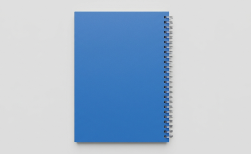
#> input picture images/Object_book.png, 251 x 154 px
$ python -i edge_detection.py   (imports and definitions only)
#> lines starting #> are read from the running program, lines starting #| are printed output that depends on the picture; after the words box and inside, x2 and y2 are one past the last pixel; in counts of white or black regions, pixels touching at a corner belong together
#> further down, picture is the input picture: shape (154, 251, 3); mean B, G, R 209.3, 188.1, 168.9
### utils/image_io.py
"""
Image I/O utilities for loading, saving, and converting images.

Uses OpenCV for basic I/O operations (allowed by project spec).
All images are stored in BGR format internally (OpenCV convention).
"""

import os
from typing import Optional, Tuple

import cv2
import numpy as np

from utils.types import ImageArray


# [29 lines left out: functions load_image, save_image, not called in this run]


def bgr_to_rgb(image: ImageArray) -> ImageArray:
    """Convert BGR image to RGB."""
    return cv2.cvtColor(image, cv2.COLOR_BGR2RGB)


def rgb_to_bgr(image: ImageArray) -> ImageArray:
    """Convert RGB image to BGR."""
    return cv2.cvtColor(image, cv2.COLOR_RGB2BGR)


def bgr_to_gray(image: ImageArray) -> ImageArray:
    """Convert BGR image to grayscale using luminosity weights."""
    return cv2.cvtColor(image, cv2.COLOR_BGR2GRAY)


def bgr_to_hsv(image: ImageArray) -> ImageArray:
    """Convert BGR image to HSV color space."""
    return cv2.cvtColor(image, cv2.COLOR_BGR2HSV)


def gray_to_bgr(image: ImageArray) -> ImageArray:
    """Convert single-channel grayscale to 3-channel BGR."""
    return cv2.cvtColor(image, cv2.COLOR_GRAY2BGR)


# [45 lines left out: functions resize_image, get_image_dimensions, not called in this run]

### core/preprocessing/filtering.py
"""
Spatial filtering utilities.

Provides Gaussian blur, median filtering, and 2-D convolution.
Uses cv2.filter2D for fast convolution (filtering is an allowed
basic operation per the project spec).  Custom kernel creation
is still implemented from scratch.
"""

import cv2
import numpy as np

from utils.types import ImageArray


def create_gaussian_kernel(size: int, sigma: float) -> np.ndarray:
    """Create a 2-D Gaussian kernel from scratch.

    Args:
        size: Kernel side length (must be odd).
        sigma: Standard deviation of the Gaussian.

    Returns:
        Normalised 2-D kernel of shape ``(size, size)``.
    """
    if size % 2 == 0:
        size += 1

    half = size // 2
    ax = np.arange(-half, half + 1, dtype=np.float64)
    xx, yy = np.meshgrid(ax, ax)
    kernel = np.exp(-(xx ** 2 + yy ** 2) / (2.0 * sigma ** 2))
    return kernel / kernel.sum()


def convolve2d(image: np.ndarray, kernel: np.ndarray) -> np.ndarray:
    """Fast 2-D convolution of *image* with *kernel*.

    Uses cv2.filter2D (a basic filtering operation allowed by the
    project spec) for performance.  Works on single-channel arrays.
    """
    return cv2.filter2D(
        image.astype(np.float64), -1, kernel,
        borderType=cv2.BORDER_REFLECT,
    )


# [24 lines left out: functions gaussian_blur, median_filter, not called in this run]

### core/detection/edge_detection.py
"""
Edge-Based Object Detection.

Implements Sobel and Canny edge detectors with custom kernels but
fast cv2-based convolution.  Edge overlap matching uses vectorized
NumPy for performance.
"""

import time
from typing import List, Optional

import cv2
import numpy as np
from scipy.signal import fftconvolve

from utils.types import ImageArray, DetectionResult
from utils.image_io import bgr_to_gray, resize_image
from core.preprocessing.filtering import convolve2d, create_gaussian_kernel


# 3×3 Sobel kernels (defined from scratch)
SOBEL_X = np.array([[-1, 0, 1], [-2, 0, 2], [-1, 0, 1]], dtype=np.float64)
SOBEL_Y = np.array([[-1, -2, -1], [0, 0, 0], [1, 2, 1]], dtype=np.float64)


def sobel_gradients(image: np.ndarray):
    """Compute gradient magnitude and direction using Sobel operators."""
    img_f = image.astype(np.float64)
    gx = convolve2d(img_f, SOBEL_X)
    gy = convolve2d(img_f, SOBEL_Y)
#> in convolve2d (call 3), `return cv2.filter2D( image.astype(np.float64), -1, kernel, borderType=..`:
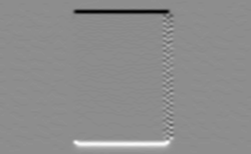
#> returned value: shape (154, 251) float64; min -220, max 177, mean -0.2; drawn with min black and max white
    magnitude = np.sqrt(gx ** 2 + gy ** 2)
    direction = np.arctan2(gy, gx)
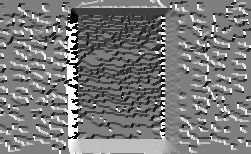
#> direction: shape (154, 251) float64; min -3.14, max 3.14, mean -0.109; drawn with min black and max white
    return magnitude, direction


# [10 lines left out: function sobel_edge_detection, not called in this run]


def canny_edge_detection(
    image: ImageArray,
    low_threshold: int = 50,
    high_threshold: int = 150,
    sigma: float = 1.4,
) -> ImageArray:
    """Full Canny edge detection pipeline (vectorized).

    Steps: Gaussian smoothing → Sobel gradients → Non-max suppression
           → Double threshold → Hysteresis.
    """
    if len(image.shape) == 3:
        image = bgr_to_gray(image)

    # Step 1: Gaussian smoothing (fast via cv2.filter2D)
    kernel = create_gaussian_kernel(5, sigma)
    smoothed = convolve2d(image.astype(np.float64), kernel)

    # Step 2: Sobel gradients
    magnitude, direction = sobel_gradients(smoothed.astype(np.uint8))

    # Step 3: Non-maximum suppression (vectorized)
    suppressed = _non_max_suppression_fast(magnitude, direction)

    # Step 4–5: Double threshold + hysteresis
    edges = _hysteresis_fast(suppressed, low_threshold, high_threshold)
    return edges.astype(np.uint8)


def _non_max_suppression_fast(
    magnitude: np.ndarray, direction: np.ndarray
) -> np.ndarray:
    """Vectorized non-maximum suppression."""
    h, w = magnitude.shape
#> h = 154; w = 251
    result = np.zeros_like(magnitude)

    angle = direction * 180.0 / np.pi
    angle[angle < 0] += 180
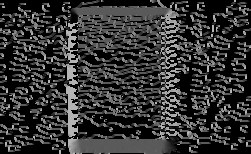
#> angle: shape (154, 251) float64; min 0, max 180, mean 51.2

    # Quantise angles into 4 directions
    # 0: horizontal (0, 180)
    # 1: diagonal /  (45)
    # 2: vertical    (90)
    # 3: diagonal \  (135)

    inner_mag = magnitude[1:-1, 1:-1]
    inner_angle = angle[1:-1, 1:-1]
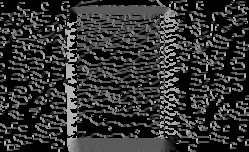
#> inner_angle: shape (152, 249) float64; min 0, max 180, mean 52

    # Neighbours along each direction
    # Direction 0 (horizontal): compare left and right
    mask0 = ((inner_angle < 22.5) | (inner_angle >= 157.5))
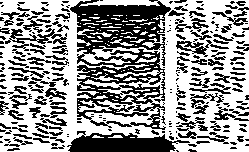
#> mask0: shape (152, 249) bool; 58.7% white; 232 black regions (124 under 20 px), largest, box (x1, y1, x2, y2) and area: (70, 0, 171, 130) 6523, (67, 131, 190, 152) 1639, (5, 28, 67, 51) 435
    n1_0 = magnitude[1:-1, :-2]  # left
    n2_0 = magnitude[1:-1, 2:]   # right

    # Direction 1 (diagonal /): compare top-right and bottom-left
    mask1 = ((inner_angle >= 22.5) & (inner_angle < 67.5))
#> mask1: shape (152, 249) bool; 8.3% white in thin lines or dots
    n1_1 = magnitude[:-2, 2:]    # top-right
    n2_1 = magnitude[2:, :-2]    # bottom-left

    # Direction 2 (vertical): compare top and bottom
    mask2 = ((inner_angle >= 67.5) & (inner_angle < 112.5))
#> mask2: shape (152, 249) bool; 21.9% white; 957 white regions (920 under 20 px), largest, box (x1, y1, x2, y2) and area: (77, 136, 165, 152) 1228, (72, 5, 169, 23) 1036, (100, 24, 144, 33) 129
    n1_2 = magnitude[:-2, 1:-1]  # top
    n2_2 = magnitude[2:, 1:-1]   # bottom

    # Direction 3 (diagonal \): compare top-left and bottom-right
    mask3 = ((inner_angle >= 112.5) & (inner_angle < 157.5))
#> mask3: shape (152, 249) bool; 11.2% white in thin lines or dots
    n1_3 = magnitude[:-2, :-2]   # top-left
    n2_3 = magnitude[2:, 2:]     # bottom-right

    # Build the max-neighbour arrays
    n1 = np.where(mask0, n1_0, np.where(mask1, n1_1, np.where(mask2, n1_2, n1_3)))
    n2 = np.where(mask0, n2_0, np.where(mask1, n2_1, np.where(mask2, n2_2, n2_3)))

    # Keep pixel only if it's >= both neighbours
    keep = (inner_mag >= n1) & (inner_mag >= n2)
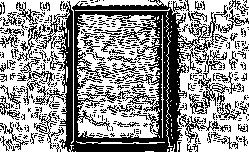
#> keep: shape (152, 249) bool; 59.2% white; 534 black regions (464 under 20 px), largest, box (x1, y1, x2, y2) and area: (37, 0, 249, 152) 8949, (189, 75, 228, 114) 369, (179, 114, 219, 143) 255
    result[1:-1, 1:-1] = np.where(keep, inner_mag, 0)

    return result


def _hysteresis_fast(
    suppressed: np.ndarray, low: int, high: int
) -> np.ndarray:
    """Fast hysteresis thresholding using cv2.connectedComponents."""
#> called with low = 50, high = 150
    strong = (suppressed >= high).astype(np.uint8) * 255
#> strong: shape (154, 251); 1% white in thin lines or dots, all inside (x1, y1, x2, y2) = (74, 11, 170, 145)
    weak = (suppressed >= low).astype(np.uint8) * 255
#> weak: shape (154, 251); 1.4% white in thin lines or dots, all inside (x1, y1, x2, y2) = (73, 10, 174, 145)

    # Dilate strong edges to connect to nearby weak edges
    kernel = np.ones((3, 3), dtype=np.uint8)
    # Iteratively grow strong edges into weak edge regions
    result = strong.copy()
    for _ in range(5):
        dilated = cv2.dilate(result, kernel, iterations=1)
        result = np.where((dilated > 0) & (weak > 0), 255, result)
        result = result.astype(np.uint8)
#> this loop made 5 passes
#> pass 2, in _hysteresis_fast, `result = np.where((dilated > 0) & (weak > 0), 255, result)`:
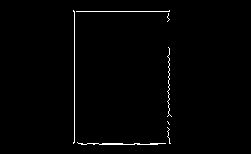
#> result: shape (154, 251); 1.2% white in thin lines or dots, all inside (x1, y1, x2, y2) = (73, 10, 172, 145)

    return result


# -------------------------------------------------------------------
# Edge-Based Detection
# -------------------------------------------------------------------

# [157 lines left out: functions edge_overlap_score, detect_by_edges, _rotate_image, detect_by_edges_rotation, not called in this run]

>>> import cv2
>>> picture = cv2.imread('../../images/Object_book.png')
>>> result = canny_edge_detection(picture)
